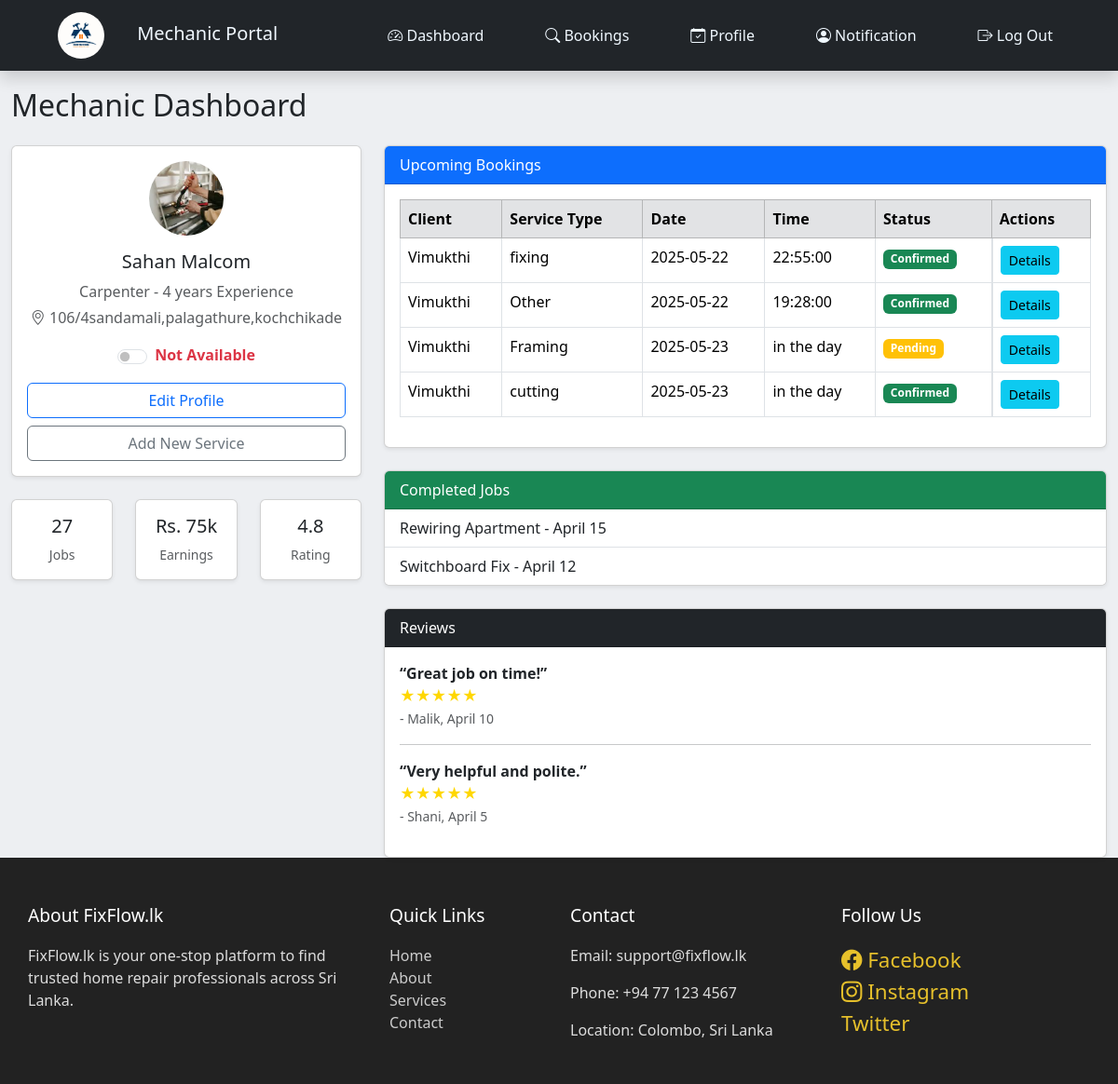
Page /Mechanic/mechanic-dashboard.php (signed in) on the committed database.
### tables this page shows
CREATE TABLE `user_details` (
  `id` int(11) NOT NULL,
  `user_id` int(11) DEFAULT NULL,
  `full_name` varchar(255) DEFAULT NULL,
  `phone` varchar(20) DEFAULT NULL,
  `address` varchar(255) DEFAULT NULL,
  `service_category` varchar(255) DEFAULT NULL,
  `experience` int(11) DEFAULT NULL,
  `skills` text DEFAULT NULL,
  `hourly_rate` decimal(10,2) DEFAULT NULL,
  `first_name` varchar(50) DEFAULT NULL,
  `last_name` varchar(50) DEFAULT NULL,
  `user_role` varchar(50) NOT NULL,
  `profile_image` varchar(255) DEFAULT NULL,
  `province` varchar(100) DEFAULT NULL,
  `district` varchar(100) DEFAULT NULL,
  `city` varchar(100) DEFAULT NULL
);

CREATE TABLE `bookings` (
  `id` int(11) NOT NULL,
  `client_id` int(11) DEFAULT NULL,
  `mechanic_id` int(11) DEFAULT NULL,
  `service_type` varchar(100) DEFAULT NULL,
  `job_description` varchar(255) NOT NULL,
  `phone` varchar(20) DEFAULT NULL,
  `location` text DEFAULT NULL,
  `preferred_time` varchar(255) DEFAULT NULL,
  `requested_date` date NOT NULL,
  `time_flexibility` enum('yes','no') DEFAULT NULL,
  `status` varchar(255) DEFAULT 'pending',
  `created_at` time NOT NULL DEFAULT current_timestamp(),
  `proposed_date` date DEFAULT NULL,
  `proposed_time` time DEFAULT NULL,
  `reschedule_reason` text DEFAULT NULL,
  `reschedule_requested_at` datetime DEFAULT NULL
);

### Mechanic/mechanic-dashboard.php (the view, shortened to what this page needs)
<?php
include_once "../db.php";
?>
<!DOCTYPE html>
<html lang="en">
<head>
  <link href="https://cdn.jsdelivr.net/npm/bootstrap@5.3.0/dist/css/bootstrap.min.css" rel="stylesheet" />
  <link rel="stylesheet" href="https://cdn.jsdelivr.net/npm/bootstrap-icons@1.10.5/font/bootstrap-icons.css" />
</head>
<body style="background-color:#edeff2;">
<?php
$sql = "SELECT * FROM user_details WHERE user_id = ?";
$stmt = $conn->prepare($sql);
$stmt->bind_param("i", $_SESSION['user_id']);
$stmt->execute();
$result = $stmt->get_result();
$row = $result->fetch_assoc();
?>
<div class="container-fluid mt-4">
  <h2 class="mb-4">Mechanic Dashboard</h2>
  <div class="row g-4">
    <div class="col-lg-4">
      <div class="card shadow-sm text-center p-3">
        <img src="./mechanic-profile-images/<?= htmlspecialchars($row['profile_image']) ?>" class="rounded-circle profile-img mx-auto mb-3" alt="Profile Image">
        <h5><?= htmlspecialchars($row['full_name']) ?></h5>
        <p class="text-muted mb-1"><?= htmlspecialchars($row['service_category']) . " - " .  htmlspecialchars($row['experience']) . " years Experience" ?></p>
        <p class="text-muted"><i class="bi bi-geo-alt"></i> <?= htmlspecialchars($row['address']) ?></p>
        <div class="form-check form-switch d-flex justify-content-center align-items-center gap-2">
          <input class="form-check-input" type="checkbox" id="availabilitySwitch">
          <label class="form-check-label availability-text text-danger" id="availabilityLabel">Not Available</label>
        </div>
        <div class="d-grid mt-3">
          <button class="btn btn-outline-primary mb-2" onclick="window.location.href='update-profile-form.php'">Edit Profile</button>
          <button class="btn btn-outline-secondary">Add New Service</button>
        </div>
      </div>
      <div class="row text-center mt-4">
        <div class="col-4">
          <div class="card shadow-sm p-3">
            <h5>27</h5>
            <small class="text-muted">Jobs</small>
          </div>
        </div>
        <div class="col-4">
          <div class="card shadow-sm p-3">
            <h5>Rs. 75k</h5>
            <small class="text-muted">Earnings</small>
          </div>
        </div>
        <div class="col-4">
          <div class="card shadow-sm p-3">
            <h5>4.8</h5>
            <small class="text-muted">Rating</small>
          </div>
        </div>
      </div>
    </div>
    <div class="col-lg-8">
      <div class="card shadow-sm mb-4">
        <div class="card-header bg-primary text-white">
          Upcoming Bookings
        </div>
        <div class="card-body">
        <?php
        $mechanicId = $_SESSION['user_id'];
        $bsql = "SELECT b.*, u.first_name AS client_name
                FROM bookings b
                JOIN user_details u ON b.client_id = u.user_id
                WHERE b.mechanic_id = ? AND b.status IN ('pending', 'confirmed')
                ORDER BY b.created_at DESC";
        $stmt = $conn->prepare($bsql);
        $stmt->bind_param("i", $mechanicId);
        $stmt->execute();
        $result = $stmt->get_result();
        $bookings = [];
        while ($brow = $result->fetch_assoc()) {
            $bookings[] = $brow;
        }
        ?>
        <?php if (count($bookings) > 0): ?>
            <div class="table-responsive">
              <table class="table table-bordered bg-white">
                <thead class="table-secondary">
                  <tr>
                    <th>Client</th>
                    <th>Service Type</th>
                    <th>Date</th>
                    <th>Time</th>
                    <th>Status</th>
                    <th>Actions</th>
                  </tr>
                </thead>
                <tbody>
                <?php foreach ($bookings as $brow): ?>
                  <tr>
                    <td><?= htmlspecialchars($brow['client_name']) ?></td>
                    <td><?= htmlspecialchars($brow['service_type']) ?></td>
                    <td><?= htmlspecialchars($brow['requested_date']) ?></td>
                    <td><?= htmlspecialchars($brow['preferred_time']) ?></td>
                    <td>
                      <span class="badge bg-<?= $brow['status'] === 'pending' ? 'warning' : 'success' ?>">
                        <?= ucfirst($brow['status']) ?>
                      </span>
                    </td>
                    <td class="d-flex flex-wrap gap-1">
                      <button class="btn btn-sm btn-info" data-bs-toggle="modal" data-bs-target="#detailsModal<?= $brow['id'] ?>">Details</button>
                    </td>
                  </tr>
                <?php endforeach; ?>
                </tbody>
              </table>
            </div>
        <?php else: ?>
            <div class="alert alert-info">No upcoming bookings at the moment.</div>
        <?php endif; ?>
        </div>
      </div>
      <div class="card shadow-sm mb-4">
        <div class="card-header bg-success text-white">
          Completed Jobs
        </div>
        <ul class="list-group list-group-flush">
          <li class="list-group-item">Rewiring Apartment - April 15</li>
          <li class="list-group-item">Switchboard Fix - April 12</li>
        </ul>
      </div>
      <div class="card shadow-sm">
        <div class="card-header bg-dark text-white">
          Reviews
        </div>
        <div class="card-body">
          <p><strong>“Great job on time!”</strong><br />
            <span class="star">★</span><span class="star">★</span><span class="star">★</span><span class="star">★</span><span class="star grey">★</span>
            <br /><small class="text-muted">- Malik, April 10</small>
          </p>
          <hr />
          <p><strong>“Very helpful and polite.”</strong><br />
            <span class="star">★</span><span class="star">★</span><span class="star">★</span><span class="star">★</span><span class="star">★</span>
            <br /><small class="text-muted">- Shani, April 5</small>
          </p>
        </div>
      </div>
    </div>
  </div>
</div>
</body>
</html>

### Mechanic/mechanic-navbar.css (style rules this page uses)
body { margin:0; padding:0; }
.navbar { display:flex; justify-content: center; background-color:black; width:100%; padding:100px; }
.navbar a { text-decoration: none; margin-right:50px; color:aliceblue }
body { padding-top: 70px; }
.navbar-brand img { height: 50px; border-radius: 50px; width:50px; margin-left: 50px; margin-right: 30px; }

### Mechanic/mechanic-dashboard.php (style rules this page uses)
html, body { height: 100%; }
body { display: flex; flex-direction: column; padding-top: 70px; }
.container { flex: 1 0 auto; }
footer { flex-shrink: 0; }
.card { border-radius: 12px; }
.profile-img { width: 80px; height: 80px; object-fit: cover; }
.availability-text { font-weight: bold; }
.star { color: gold; }

### rows in the picture
user_details: profile_image (picture), full_name "Sahan Malcom", service_category "Carpenter", experience "4", address "106/4sandamali,palagathure,kochchikade"
bookings: user_details.first_name "Vimukthi", service_type "fixing", requested_date "2025-05-22", preferred_time "22:55:00", status "Confirmed"
bookings: user_details.first_name "Vimukthi", service_type "Other", requested_date "2025-05-22", preferred_time "19:28:00", status "Confirmed"
bookings: user_details.first_name "Vimukthi", service_type "Framing", requested_date "2025-05-23", preferred_time "in the day", status "Pending"
bookings: user_details.first_name "Vimukthi", service_type "cutting", requested_date "2025-05-23", preferred_time "in the day", status "Confirmed"
